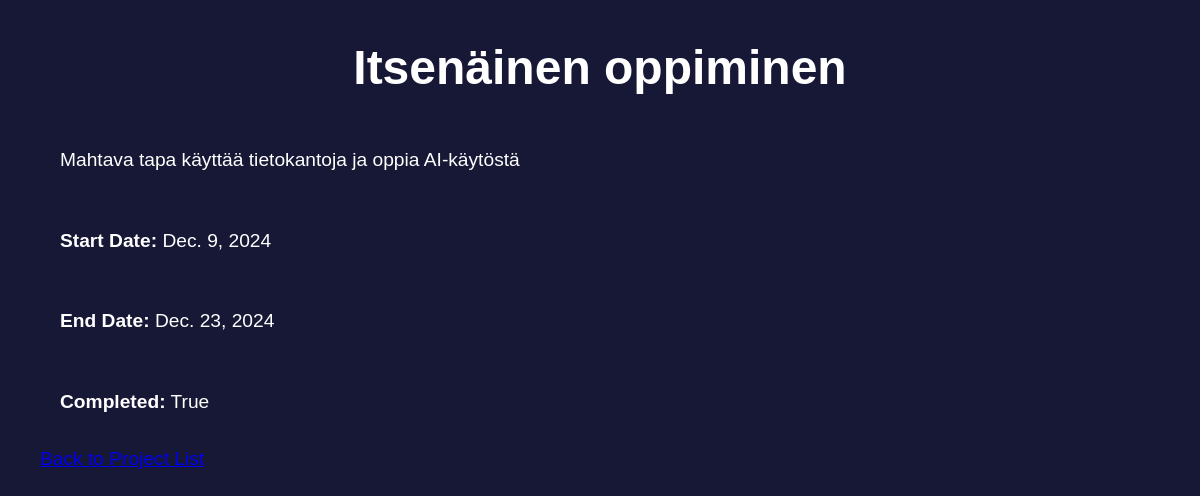
The app's page /projects/2/ with its own data.
### projects/models.py (models this page shows, shortened)
class Project(models.Model):
    name = models.CharField(max_length=200)
    description = models.TextField()
    start_date = models.DateField()
    end_date = models.DateField(null=True, blank=True)
    completed = models.BooleanField(default=False)

### projects/views.py (the view)
# urls.py: path('<int:pk>/', views.project_detail, name='project_detail'),
def project_detail(request, pk):
    project = get_object_or_404(Project, pk=pk)
    return render(request, 'projects/project_detail.html', {'project': project})

### projects/templates/projects/project_detail.html (shortened to what this page needs)
<!DOCTYPE html>
<html>
<head>
     {% load static %}
    <link rel="stylesheet" type="text/css" href="{% static 'projects/style.css' %}">
</head>
<body>
    <h1>{{ project.name }}</h1>
    <p>{{ project.description }}</p>
    <p><strong>Start Date:</strong> {{ project.start_date }}</p>
    <p><strong>End Date:</strong> {{ project.end_date }}</p>
    <p><strong>Completed:</strong> {{ project.completed }}</p>
    <a href="{% url 'project_list' %}">Back to Project List</a>
</body>
</html>

### projects/static/projects/style.css (style rules this page uses)
body { background-color: #171736; font-family: Arial, sans-serif; font-size: larger; color: #fff; margin: 20px; padding-left: 20px; padding-right: 20px; }
h1, h2 { font-family: Arial, sans-serif; text-align: center; padding: 20px 0; color: #fff; margin: 0; }
h1 { font-size: 2.5em; color: #fff; padding: 20px; }
p { color: #fff; line-height: 1.6; margin: 10px 0; padding: 20px; }

### records on screen
Project: name "Itsenäinen oppiminen", description "Mahtava tapa käyttää tietokantoja ja oppia AI-käytöstä", start_date "Dec. 9, 2024", end_date "Dec. 23, 2024", completed "True"
